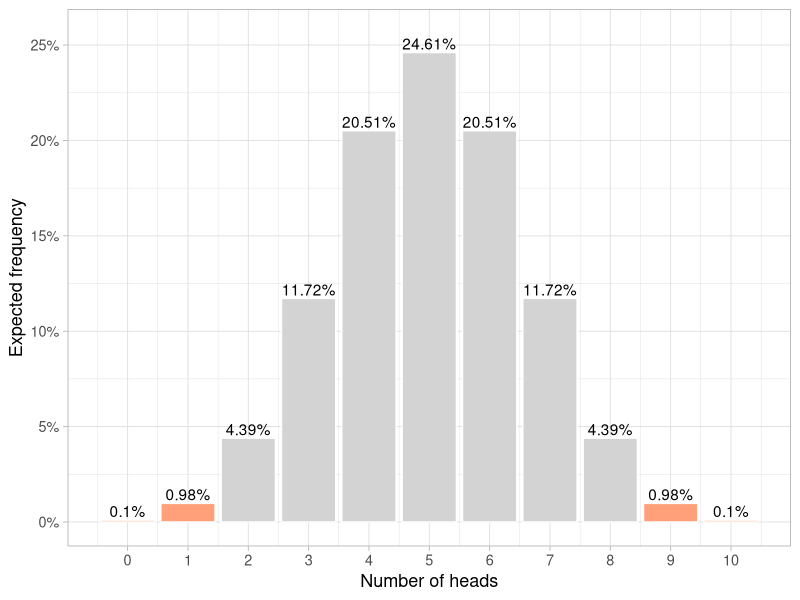

Write R code to recreate this figure.
# images/hypothesis-testing/heads-count.png

library(ggplot2)
library(dplyr)

fill_cols = c("TRUE" = "lightsalmon", "FALSE" = "lightgrey")
size = 10
prob = 0.5
ps = dbinom(0:size, size, prob)

gg = tibble(x = 0:size, p = ps) %>%
  mutate(label = paste0(round(100 * p, 2), "%"),
         fill = as.character(x %in% c(0, 1, 9, 10))) %>%
  ggplot(aes(x, p, label = label, fill = fill)) +
  geom_bar(stat = "identity", color = "white") +
  geom_text(
    position = position_dodge(width = 0.9),
    vjust = -0.25
  ) +
  theme_light(base_size = 13) +
  scale_x_continuous(
    name = "Number of heads",
    breaks = as.integer(0:size),
    labels = as.integer(0:size)
  ) +
  scale_y_continuous(
    name = "Expected frequency",
    labels = scales::percent,
    breaks = seq(0, 1, .05),
    limits = c(0, max(ps) + 0.01)
  ) +
  scale_fill_manual(values = fill_cols, guide = FALSE)
